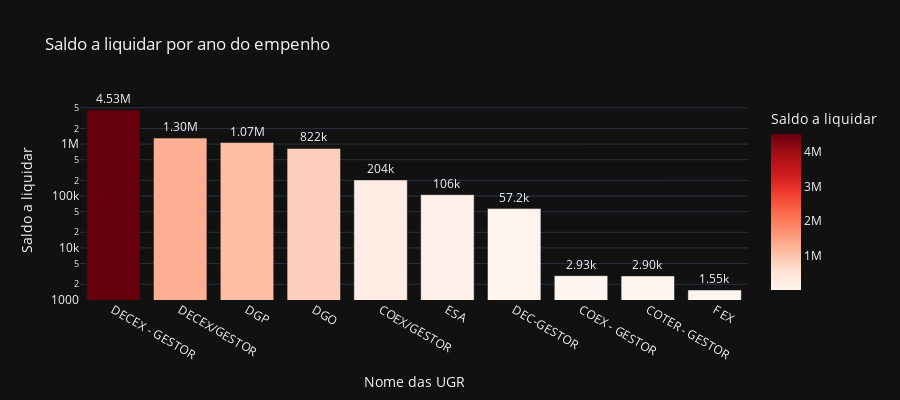

Write notebook code for a chart like this one.
### Code cell
# Saldo a liquidar por tipo de NE
cols = ['NOME_UGR', 'A_LIQUIDAR']

df_aux = df.loc[:, cols].groupby('NOME_UGR').sum().sort_values(by= 'A_LIQUIDAR', ascending=False).reset_index()
df_aux = df_aux[df_aux['A_LIQUIDAR'] > 0]
fig = px.bar(df_aux, 
             x='NOME_UGR', 
             y='A_LIQUIDAR',
             title='Saldo a liquidar por ano do empenho',
             labels={'NOME_UGR':'Nome das UGR', 'A_LIQUIDAR':'Saldo a liquidar'},
             text_auto='.3s',
             height=400,
             log_y=True,
             color='A_LIQUIDAR',
             color_continuous_scale = 'reds',
             template='plotly_dark')
fig.update_traces(textposition = 'outside', cliponaxis = False, hovertemplate=None)
fig.update_layout(hovermode="x unified")

fig.show()

### Figure 1 — Plotly figure (JSON) as saved in the notebook; plotly's stock layout.template omitted (floating-point values rounded to 4 significant figures)
{"data": [{"alignmentgroup": "True", "cliponaxis": false, "legendgroup": "", "marker": {"color": [4525000.0, 1302000.0, 1070000.0, 822200.0, 204300.0, 106200.0, 57230.0, 2929, 2900, 1551.0], "coloraxis": "coloraxis", "pattern": {"shape": ""}}, "name": "", "offsetgroup": "", "orientation": "v", "showlegend": false, "textposition": "outside", "texttemplate": "%{y:.3s}", "type": "bar", "x": ["DECEX - GESTOR", "DECEX/GESTOR", "DGP", "DGO", "COEX/GESTOR", "ESA", "DEC-GESTOR", "COEX - GESTOR", "COTER - GESTOR", "F EX"], "xaxis": "x", "y": [4525000.0, 1302000.0, 1070000.0, 822200.0, 204300.0, 106200.0, 57230.0, 2929, 2900, 1551.0], "yaxis": "y"}], "layout": {"barmode": "relative", "coloraxis": {"colorbar": {"title": {"text": "Saldo a liquidar"}}, "colorscale": [[0, "rgb(255,245,240)"], [0.125, "rgb(254,224,210)"], [0.25, "rgb(252,187,161)"], [0.375, "rgb(252,146,114)"], [0.5, "rgb(251,106,74)"], [0.625, "rgb(239,59,44)"], [0.75, "rgb(203,24,29)"], [0.875, "rgb(165,15,21)"], [1, "rgb(103,0,13)"]]}, "height": 400, "hovermode": "x unified", "legend": {"tracegroupgap": 0}, "title": {"text": "Saldo a liquidar por ano do empenho"}, "xaxis": {"anchor": "y", "domain": [0, 1], "title": {"text": "Nome das UGR"}}, "yaxis": {"anchor": "x", "domain": [0, 1], "title": {"text": "Saldo a liquidar"}, "type": "log"}}}
